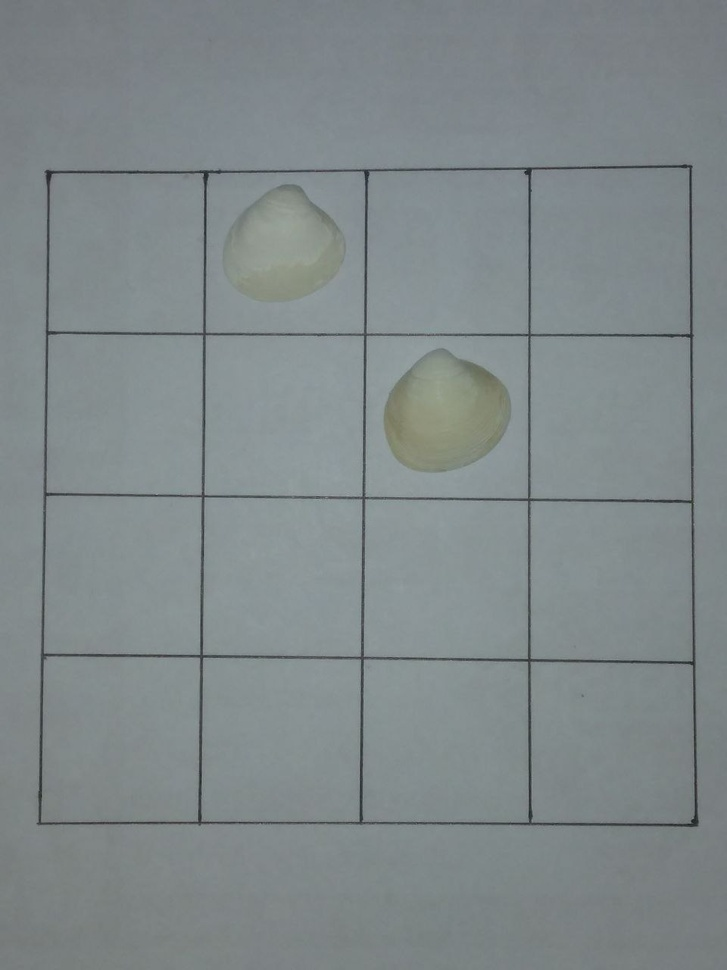
#> input picture robotic_arm_practice/m_01.jpg, 727 x 970 px, shrunk from 960 x 1280 before the run
$ python diff_00.py
#> lines starting #> are read from the running program, lines starting #| are printed output that depends on the picture
from PIL import Image, ImageChops

img1, img2 = Image.open('m_01.jpg'), Image.open('m_02.jpg')
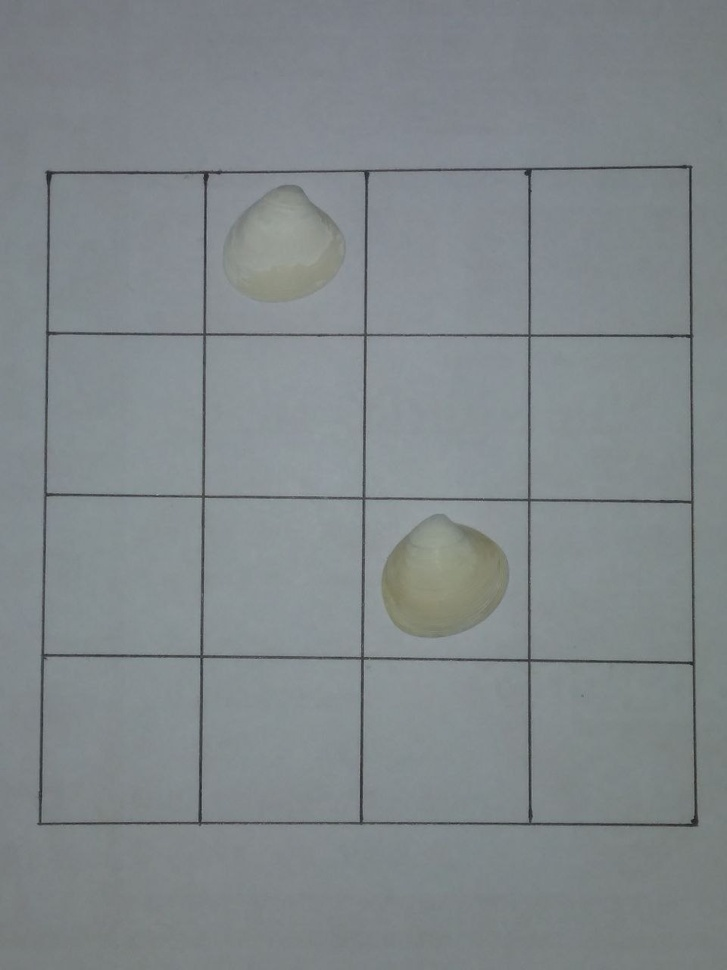
#> input picture robotic_arm_practice/m_02.jpg, 727 x 970 px, shrunk from 960 x 1280 before the run
#> img1 is the input picture: PIL image 727x970 RGB; mean R, G, B 128.3, 136.8, 138.5
#> img2 is the input picture: PIL image 727x970 RGB; mean R, G, B 129.2, 136, 138.8

diff = ImageChops.subtract(img1, img2)
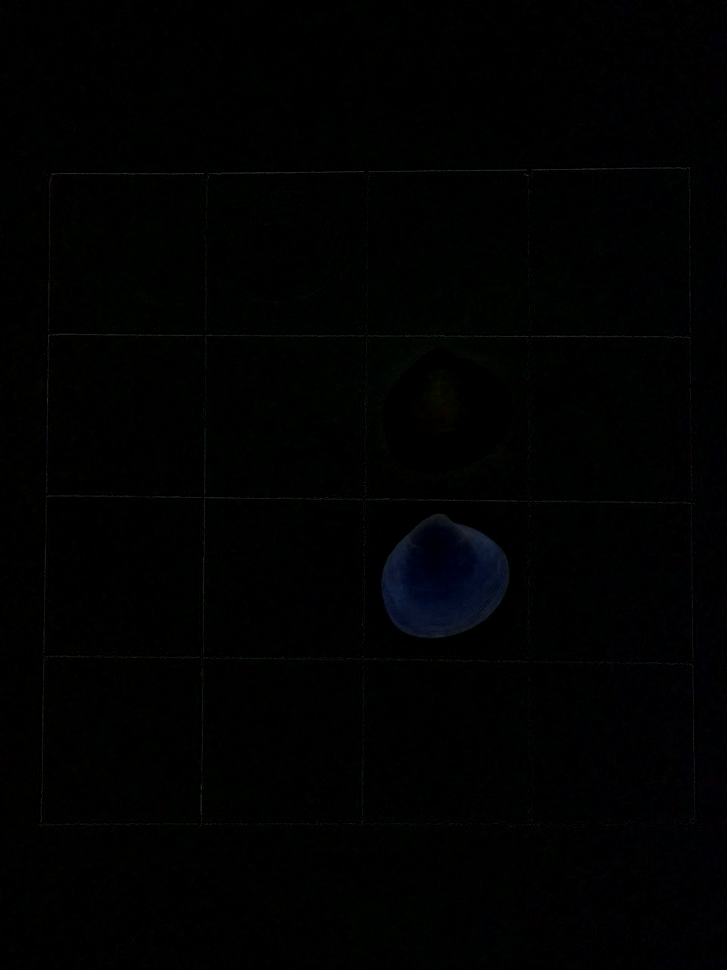
#> diff: PIL image 727x970 RGB; mean R, G, B 0.7, 1.5, 1.3

if diff.getbbox():
    diff.show()
else:
    print("NO DIFF")
